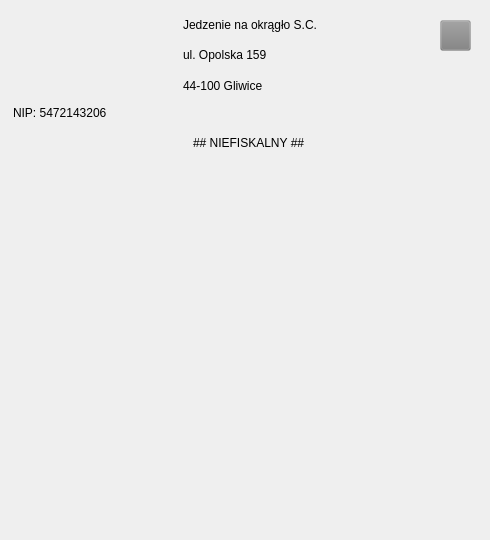
    <widget class="QWidget" name="page_3">
     <widget class="QLabel" name="label_receipt_1">
      <property name="geometry">
       <rect>
        <x>0</x>
        <y>170</y>
        <width>481</width>
        <height>71</height>
       </rect>
      </property>
      <property name="font">
       <font>
        <pointsize>22</pointsize>
        <bold>true</bold>
       </font>
      </property>
      <property name="text">
       <string/>
      </property>
      <property name="alignment">
       <set>Qt::AlignCenter</set>
      </property>
     </widget>
     <widget class="QLabel" name="label_7">
      <property name="geometry">
       <rect>
        <x>10</x>
        <y>100</y>
        <width>111</width>
        <height>20</height>
       </rect>
      </property>
      <property name="styleSheet">
       <string notr="true">	font: 350 9pt &quot;Cascadia Code SemiLight&quot;;
	padding-top: 5px;</string>
      </property>
      <property name="text">
       <string>NIP: 5472143206</string>
      </property>
     </widget>
     <widget class="QLabel" name="label_14">
      <property name="geometry">
       <rect>
        <x>190</x>
        <y>130</y>
        <width>151</width>
        <height>20</height>
       </rect>
      </property>
      <property name="styleSheet">
       <string notr="true">	font: 350 9pt &quot;Cascadia Code SemiLight&quot;;
	padding-top: 5px;</string>
      </property>
      <property name="text">
       <string>## NIEFISKALNY ##</string>
      </property>
     </widget>
     <widget class="QPushButton" name="btnExit6">
      <property name="geometry">
       <rect>
        <x>440</x>
        <y>20</y>
        <width>31</width>
        <height>31</height>
       </rect>
      </property>
      <property name="styleSheet">
       <string notr="true">QPushButton{
border-image: url(:/img/img/startClickIcon2.svg);
color: white;
background-color: rgb(128,128,128,0.2);
}
QPushButton:hover{
border-image: url(:/img/img/ExitBtnWhite.svg);
}
</string>
      </property>
      <property name="text">
       <string/>
      </property>
     </widget>
     <widget class="QWidget" name="layoutWidget">
      <property name="geometry">
       <rect>
        <x>180</x>
        <y>10</y>
        <width>227</width>
        <height>85</height>
       </rect>
      </property>
      <layout class="QVBoxLayout" name="verticalLayout_2">
       <item>
        <widget class="QLabel" name="label_11">
         <property name="styleSheet">
          <string notr="true">	font: 350 9pt &quot;Cascadia Code SemiLight&quot;;
	padding-top: 5px;</string>
         </property>
         <property name="text">
          <string>Jedzenie na okrągło S.C.</string>
         </property>
        </widget>
       </item>
       <item>
        <widget class="QLabel" name="label_12">
         <property name="styleSheet">
          <string notr="true">	font: 350 9pt &quot;Cascadia Code SemiLight&quot;;
	padding-top: 5px;</string>
         </property>
         <property name="text">
          <string>ul. Opolska 159</string>
         </property>
        </widget>
       </item>
       <item>
        <widget class="QLabel" name="label_13">
         <property name="styleSheet">
          <string notr="true">	font: 350 9pt &quot;Cascadia Code SemiLight&quot;;
	padding-top: 5px;</string>
         </property>
         <property name="text">
          <string>44-100 Gliwice</string>
         </property>
        </widget>
       </item>
      </layout>
     </widget>
     <widget class="QLabel" name="label_receipt_2">
      <property name="geometry">
       <rect>
        <x>0</x>
        <y>270</y>
        <width>471</width>
        <height>171</height>
       </rect>
      </property>
      <property name="text">
       <string/>
      </property>
      <property name="alignment">
       <set>Qt::AlignCenter</set>
      </property>
     </widget>
     <widget class="QLabel" name="label_receipt_3">
      <property name="geometry">
       <rect>
        <x>0</x>
        <y>470</y>
        <width>481</width>
        <height>61</height>
       </rect>
      </property>
      <property name="text">
       <string/>
      </property>
      <property name="alignment">
       <set>Qt::AlignCenter</set>
      </property>
     </widget>
    </widget>
